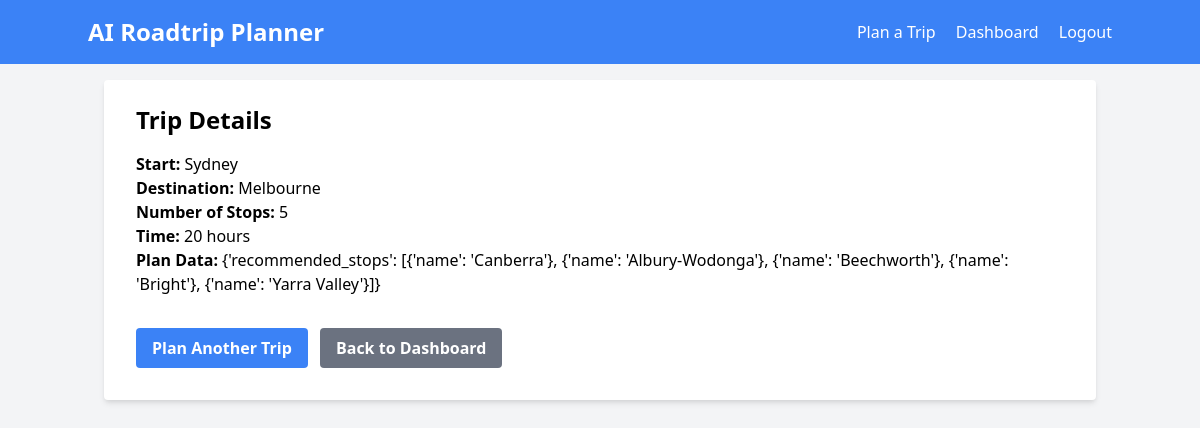
The page /view_trip/4 (signed in) on the database its author committed.
### app.py (models this page shows)
class TripPlan(db.Model):
    id = db.Column(db.Integer, primary_key=True)
    start = db.Column(db.String(100), nullable=False)
    destination = db.Column(db.String(100), nullable=False)
    stops = db.Column(db.Integer, nullable=False)
    time = db.Column(db.Integer, nullable=False)
    preferred_activities = db.Column(db.String(255))
    plan_data = db.Column(db.Text)
    user_id = db.Column(db.Integer, db.ForeignKey('user.id'), nullable=False)

### app.py (the view)
@app.route('/view_trip/<int:trip_id>')
def view_trip(trip_id):
    trip = TripPlan.query.get(trip_id)
    if trip is None:
        abort(404, description="Trip not found")
    return render_template('view_trip.html', trip=trip)

### app.py (called while the page is built)
@login_manager.user_loader
def load_user(user_id):
    return User.query.get(int(user_id))

### templates/view_trip.html
{% extends "base.html" %}
{% block content %}
<div class="bg-white shadow-md rounded px-8 pt-6 pb-8 mb-4">
    <h2 class="text-2xl font-bold mb-4">Trip Details</h2>
    <div class="mb-4">
        <p><strong>Start:</strong> {{ trip.start }}</p>
        <p><strong>Destination:</strong> {{ trip.destination }}</p>
        <p><strong>Number of Stops:</strong> {{ trip.stops }}</p>
        <p><strong>Time:</strong> {{ trip.time }} hours</p>
        <p><strong>Plan Data:</strong> {{ trip.plan_data }}</p>
    </div>
    <a href="{{ url_for('plan_trip') }}" class="bg-blue-500 hover:bg-blue-700 text-white font-bold py-2 px-4 rounded mt-4 inline-block">Plan Another Trip</a>
    {% if current_user.is_authenticated %}
    <a href="{{ url_for('dashboard') }}" class="bg-gray-500 hover:bg-gray-700 text-white font-bold py-2 px-4 rounded mt-4 ml-2 inline-block">Back to Dashboard</a>
    {% endif %}
</div>
{% endblock %}

### rows shown on the page
TripPlan: start "Sydney", destination "Melbourne", stops "5", time "20", plan_data "{'recommended_stops': [{'name': 'Canberra'}, {'name': 'Albury-Wodonga'}, {'name': 'Beechworth'}, {'name': 'Bright'}, {'name': 'Yarra Valley'}]}"
